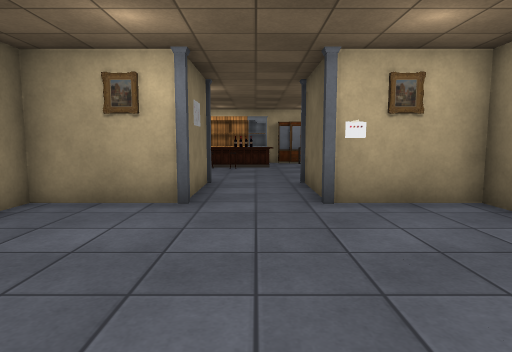
[1] (above)

16 first-person views from a walk through a Unity game level. The camera is 1.2 m above the floor, tilts 6° down and sees 75° across. The floor is counted in squares, 1 m on a side. Each view is taken from the middle of a square. On the plan, view 1 faces up. The plan holds only what a view shows up to about 14 squares ahead; the rest is blank. The player character is not drawn. Door leaves are left out, so doorways stand open. Some surface patterns are stand-ins.

[2]
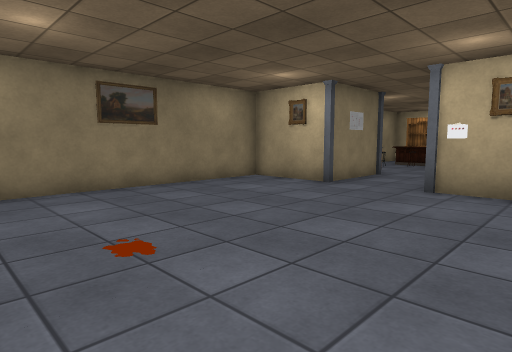

[3]
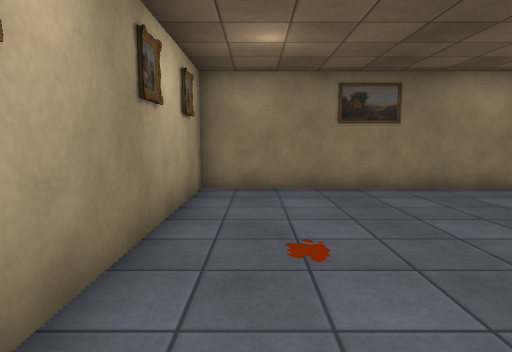

[4]
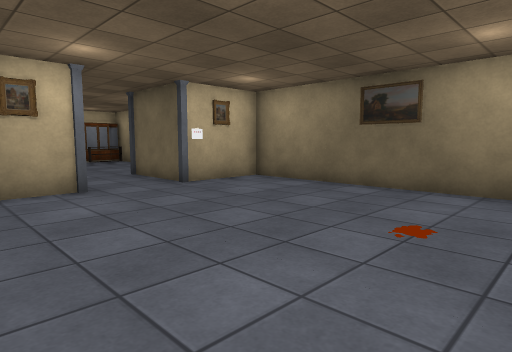

[5]
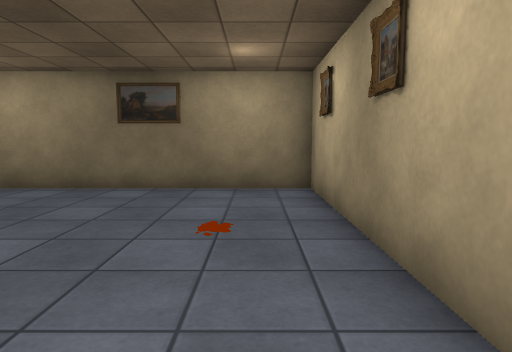

[6]
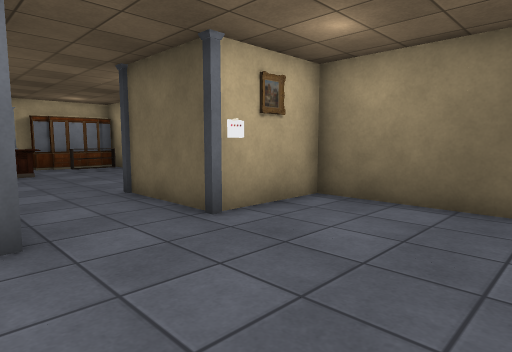

[7]
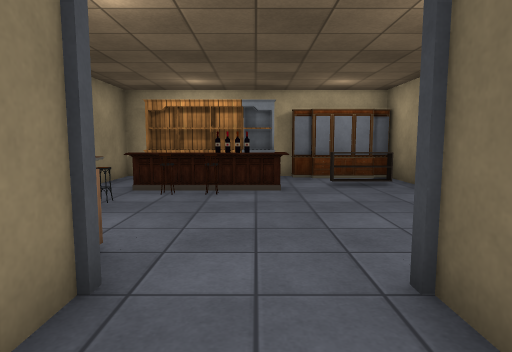

[8]
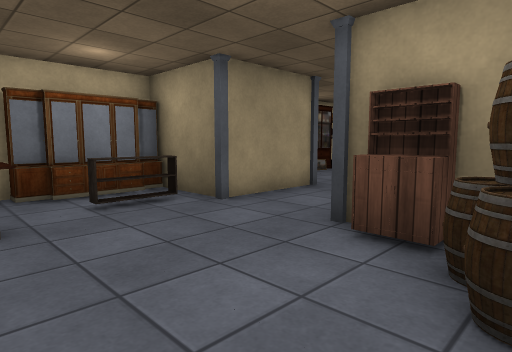

[9]
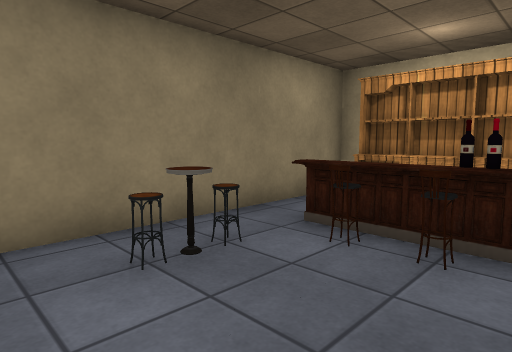

[10]
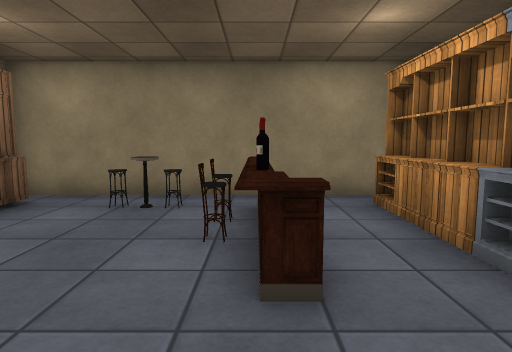

[11]
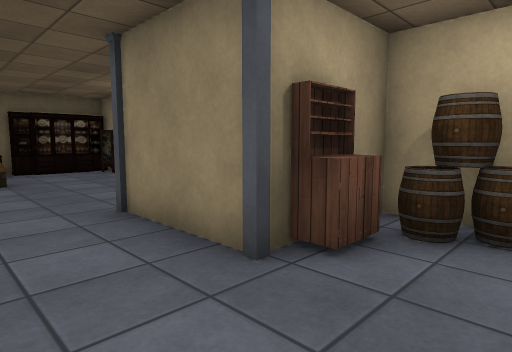

[12]
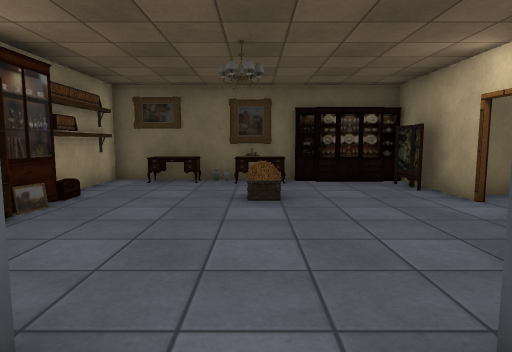

[13]
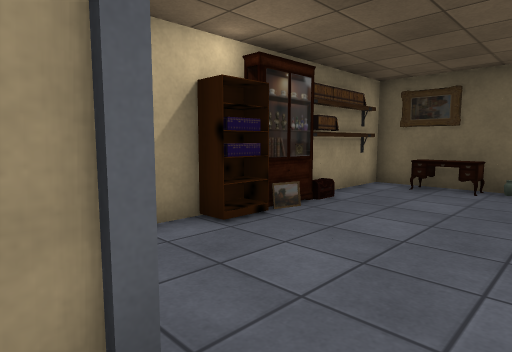

[14]
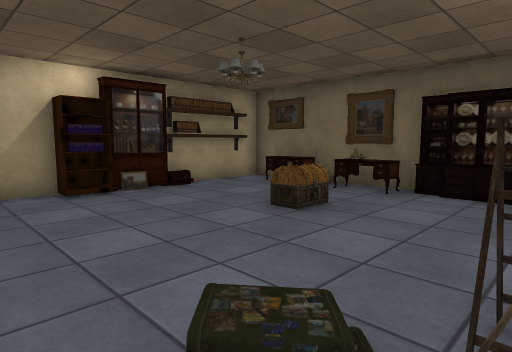

[15]
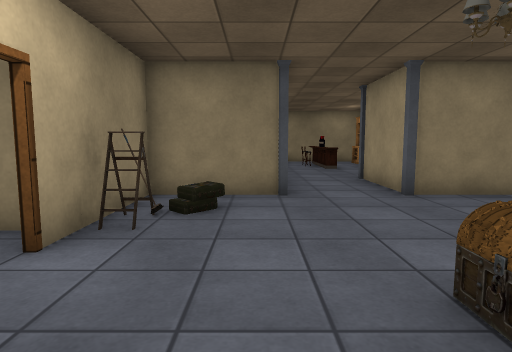

[16]
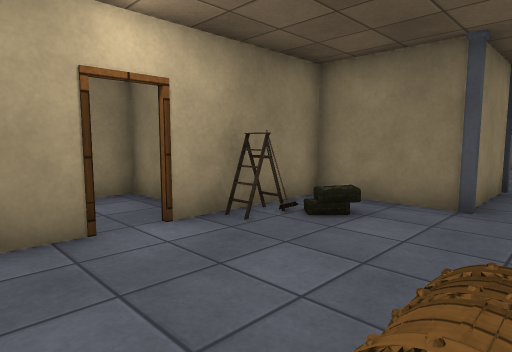

### Floor plan
Points are (right, up) in squares from view 1. A wall is a line through its corners. A room is listed if a view was taken in it or the views show most of it. See-through windows are left out.
Room 1 (views 1, 2, 3, 4, 5, 6)
walls: (-1.4, 6.4) (-4.4, 6.4) (-4.4, -2.4) (4.4, -2.4) (4.4, 6.4) (1.4, 6.4)
ways out: opening at (-0.5, 7) to room 2
Room 2 (views 7, 8, 9, 10, 11, 12, 13)
walls: (-1.4, 9.5) (-1.4, 6.4); (2.6, 9.6) (4.4, 9.6) (4.4, 12.6) (7.6, 12.6); (1.2, 18.4) (0.6, 18.4); (-3.6, 18.4) (-4.4, 18.4) (-4.4, 9.6); (1.4, 6.4) (1.4, 9.5); (7.6, 15.4) (4.4, 15.4) (4.4, 17.5)
low walls: (0.6, 15.6) (0.6, 15) (-1.5, 15); (0.8, 15.6) (0.8, 14.9) (-1.5, 14.9); (-2.4, 14.9) (-3.1, 14.9); (-2.4, 15) (-3, 15); (0.6, 17.3) (-0.5, 17.3)
ways out: opening at (-0.5, 7) to room 1; opening at (7, 14.5) to room 3
objects: other object (-3, 10) to (-2, 10); other object (-3, 12); other object (-3, 13) to (-3, 14); other object (-3, 17); other object (-3, 18); other object (-2, 14) to (-2, 15); other object (-2, 17); other object (-2, 18); other object (-1, 14); other object (-1, 17); other object (-1, 18); other object (1, 18) to (2, 18); other object (2, 10); other object (2, 16) to (3, 16); other object (3, 10); other object (3, 11); other object (4, 11) to (4, 12); other object (4, 18)
Room 3 (views 14, 15, 16)
walls: (13.9, 10.1) (14.7, 9.9) (15.4, 10.1); (12.4, 9.6) (15.4, 9.6); (13.5, 18.2) (12.8, 18.2); (16.4, 12.8) (16.4, 18.4) (14.4, 18.4); (7.6, 12.6) (7.6, 9.6) (11.5, 9.6); (13.5, 18.4) (12.9, 18.4); (10.1, 18.4) (9, 18.4); (15.9, 18.2) (14.4, 18.2); (7.6, 17.8) (7.6, 15.4)
ways out: opening at (7, 14.5) to room 2; open door at (12, 9.5)
objects: other object (10, 10); other object (10, 18); other object (11, 18); other object (12, 18); other object (13, 14); other object (16, 10) to (16, 12); other object (16, 13) to (16, 14); other object (16, 16); other object (16, 17)

Positions as (right, up) in squares from view 1, and headings:
1: (0, 0), facing up
2: (4, -2), facing up-left
3: (4, -1), facing left
4: (-4, -2), facing up-right
5: (-4, -1), facing right
6: (-2, 2), facing up-right
7: (0, 7), facing up
8: (0, 10), facing up-right
9: (0, 11), facing up-left
10: (3, 15), facing left
11: (2, 15), facing down-right
12: (6, 14), facing right
13: (7, 14), facing up-right
14: (8, 10), facing up-right
15: (15, 12), facing left
16: (14, 14), facing down-left
